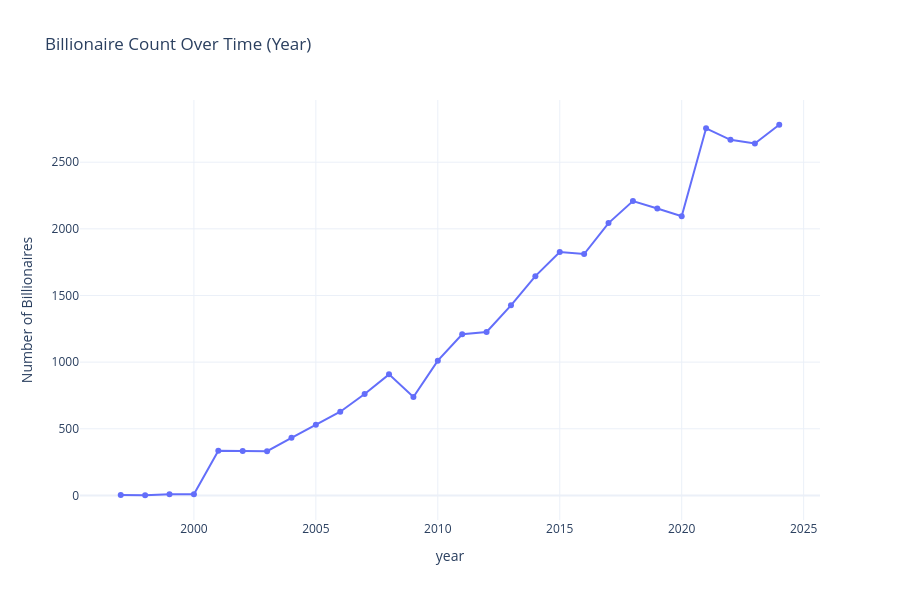

This figure's notebook cell:
### Code cell
visualizer.visualize_billionaire_count("year")

### Figure 1 — Plotly figure (JSON) as saved in the notebook; plotly's stock layout.template omitted (floating-point values rounded to 4 significant figures)
{"data": [{"hovertemplate": "year=%{x}<br>count=%{y}<extra></extra>", "legendgroup": "", "line": {"color": "#636efa", "dash": "solid", "shape": "linear"}, "marker": {"symbol": "circle"}, "mode": "lines+markers", "name": "", "orientation": "v", "showlegend": false, "type": "scatter", "x": [1997, 1998, 1999, 2000, 2001, 2002, 2003, 2004, 2005, 2006, 2007, 2008, 2009, 2010, 2011, 2012, 2013, 2014, 2015, 2016, 2017, 2018, 2019, 2020, 2021, 2022, 2023, 2024], "xaxis": "x", "y": [2, 1, 8, 8, 335, 333, 332, 432, 530, 628, 761, 908, 738, 1011, 1209, 1226, 1426, 1645, 1826, 1811, 2043, 2208, 2153, 2094, 2754, 2668, 2640, 2781], "yaxis": "y"}], "layout": {"height": 600, "hovermode": "x unified", "legend": {"tracegroupgap": 0}, "title": {"text": "Billionaire Count Over Time (Year)"}, "xaxis": {"anchor": "y", "domain": [0, 1], "title": {"text": "year"}}, "yaxis": {"anchor": "x", "domain": [0, 1], "title": {"text": "Number of Billionaires"}}}}
